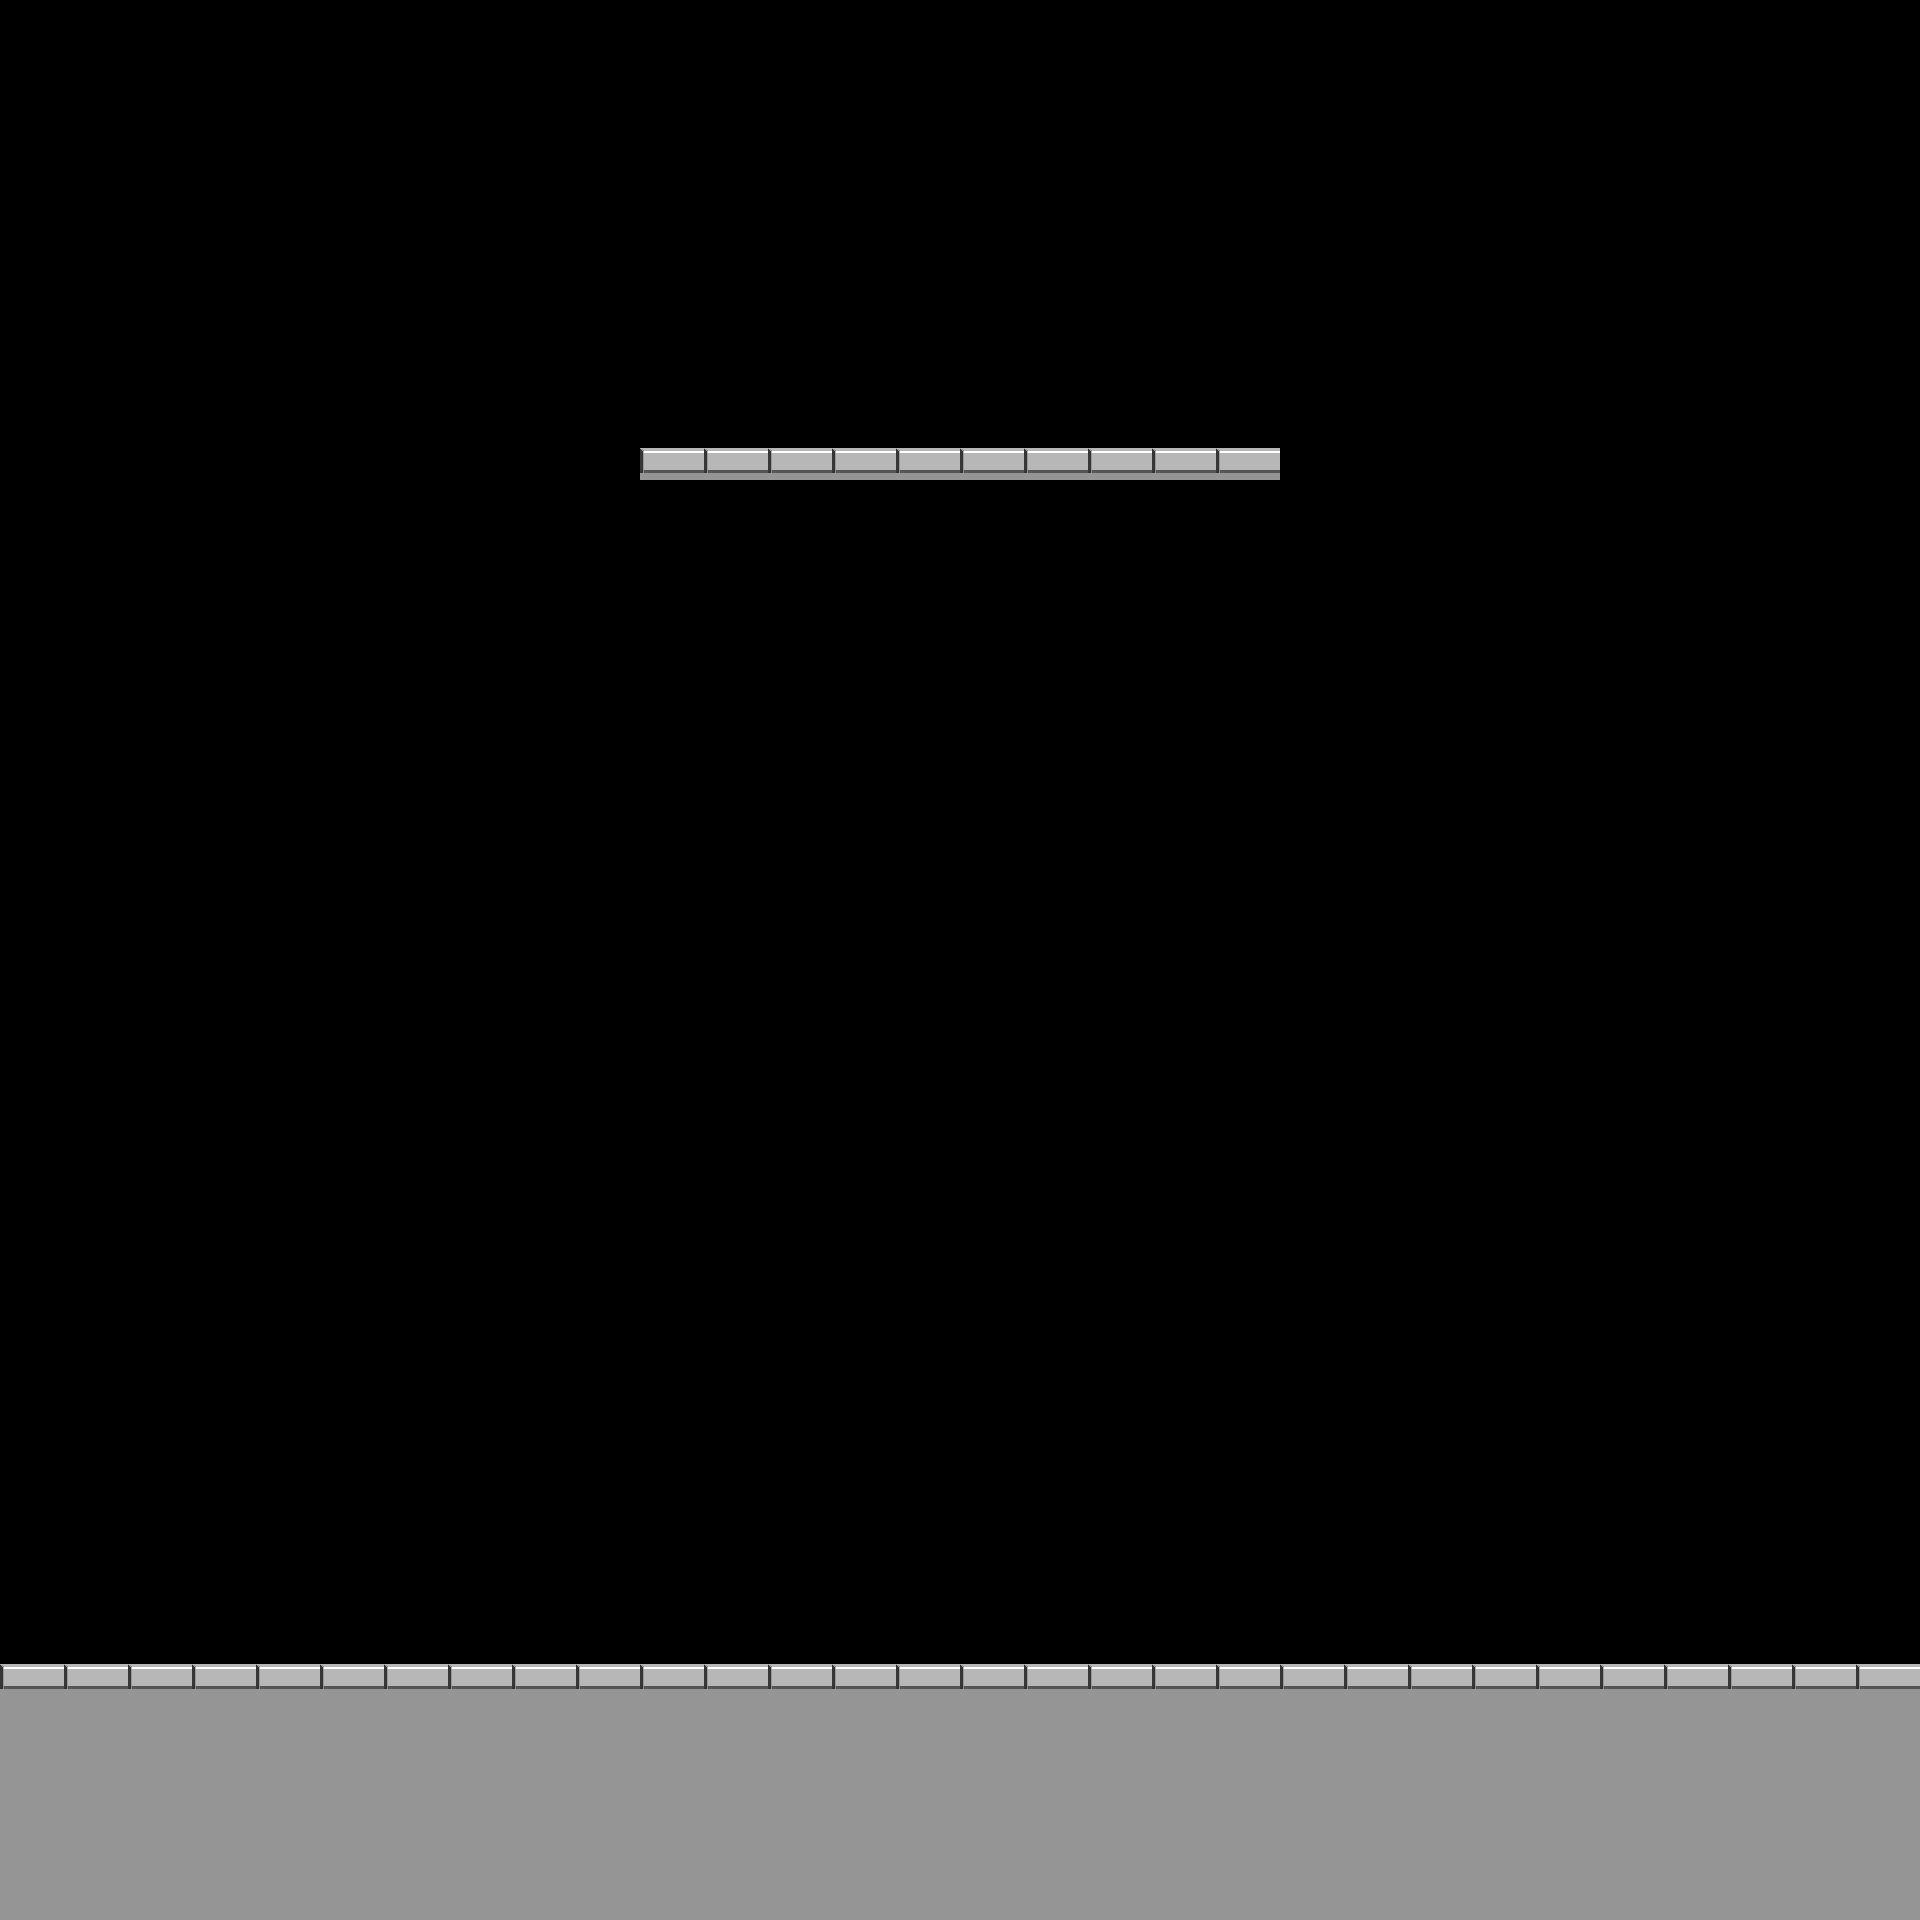

A level layout from a 2D game, rendered from its tile map. Below: a short description, then the map file with its tile-grid data intact:
An orthogonal 30x30 tile map with 64x64 px tiles, 2 tile layers (ground, floor).

<map version="1.10" tiledversion="1.11.2" orientation="orthogonal" renderorder="right-down" width="30" height="30" tilewidth="64" tileheight="64" infinite="0" nextlayerid="3" nextobjectid="1">
 <editorsettings>
  <export target="testmap.lua" format="lua" />
 </editorsettings>
 <tileset firstgid="1" name="tileset-test" tilewidth="64" tileheight="64" tilecount="160" columns="10">
  <image source="../art/tileset/Industrial-TileSheet.png" width="640" height="1024" />
 </tileset>
 <layer id="1" name="ground" width="30" height="30">
  <data encoding="csv">
0,0,0,0,0,0,0,0,0,0,0,0,0,0,0,0,0,0,0,0,0,0,0,0,0,0,0,0,0,0,
0,0,0,0,0,0,0,0,0,0,0,0,0,0,0,0,0,0,0,0,0,0,0,0,0,0,0,0,0,0,
0,0,0,0,0,0,0,0,0,0,0,0,0,0,0,0,0,0,0,0,0,0,0,0,0,0,0,0,0,0,
0,0,0,0,0,0,0,0,0,0,0,0,0,0,0,0,0,0,0,0,0,0,0,0,0,0,0,0,0,0,
0,0,0,0,0,0,0,0,0,0,0,0,0,0,0,0,0,0,0,0,0,0,0,0,0,0,0,0,0,0,
0,0,0,0,0,0,0,0,0,0,0,0,0,0,0,0,0,0,0,0,0,0,0,0,0,0,0,0,0,0,
0,0,0,0,0,0,0,0,0,0,0,0,0,0,0,0,0,0,0,0,0,0,0,0,0,0,0,0,0,0,
0,0,0,0,0,0,0,0,0,0,0,0,0,0,0,0,0,0,0,0,0,0,0,0,0,0,0,0,0,0,
0,0,0,0,0,0,0,0,0,0,0,0,0,0,0,0,0,0,0,0,0,0,0,0,0,0,0,0,0,0,
0,0,0,0,0,0,0,0,0,0,0,0,0,0,0,0,0,0,0,0,0,0,0,0,0,0,0,0,0,0,
0,0,0,0,0,0,0,0,0,0,0,0,0,0,0,0,0,0,0,0,0,0,0,0,0,0,0,0,0,0,
0,0,0,0,0,0,0,0,0,0,0,0,0,0,0,0,0,0,0,0,0,0,0,0,0,0,0,0,0,0,
0,0,0,0,0,0,0,0,0,0,0,0,0,0,0,0,0,0,0,0,0,0,0,0,0,0,0,0,0,0,
0,0,0,0,0,0,0,0,0,0,0,0,0,0,0,0,0,0,0,0,0,0,0,0,0,0,0,0,0,0,
0,0,0,0,0,0,0,0,0,0,0,0,0,0,0,0,0,0,0,0,0,0,0,0,0,0,0,0,0,0,
0,0,0,0,0,0,0,0,0,0,0,0,0,0,0,0,0,0,0,0,0,0,0,0,0,0,0,0,0,0,
0,0,0,0,0,0,0,0,0,0,0,0,0,0,0,0,0,0,0,0,0,0,0,0,0,0,0,0,0,0,
0,0,0,0,0,0,0,0,0,0,0,0,0,0,0,0,0,0,0,0,0,0,0,0,0,0,0,0,0,0,
0,0,0,0,0,0,0,0,0,0,0,0,0,0,0,0,0,0,0,0,0,0,0,0,0,0,0,0,0,0,
0,0,0,0,0,0,0,0,0,0,0,0,0,0,0,0,0,0,0,0,0,0,0,0,0,0,0,0,0,0,
0,0,0,0,0,0,0,0,0,0,0,0,0,0,0,0,0,0,0,0,0,0,0,0,0,0,0,0,0,0,
0,0,0,0,0,0,0,0,0,0,0,0,0,0,0,0,0,0,0,0,0,0,0,0,0,0,0,0,0,0,
0,0,0,0,0,0,0,0,0,0,0,0,0,0,0,0,0,0,0,0,0,0,0,0,0,0,0,0,0,0,
0,0,0,0,0,0,0,0,0,0,0,0,0,0,0,0,0,0,0,0,0,0,0,0,0,0,0,0,0,0,
0,0,0,0,0,0,0,0,0,0,0,0,0,0,0,0,0,0,0,0,0,0,0,0,0,0,0,0,0,0,
0,0,0,0,0,0,0,0,0,0,0,0,0,0,0,0,0,0,0,0,0,0,0,0,0,0,0,0,0,0,
61,61,61,61,61,61,61,61,61,61,61,61,61,61,61,61,61,61,61,61,61,61,61,61,71,71,71,71,71,71,
61,61,61,61,61,61,61,61,61,61,61,61,61,61,61,61,61,61,61,61,61,61,61,61,61,61,61,61,61,61,
61,61,61,61,61,61,61,61,61,61,61,61,61,61,61,61,61,61,61,61,61,61,61,61,61,61,61,61,61,61,
61,61,61,61,61,61,61,61,61,61,61,61,61,61,61,61,61,61,61,61,61,61,61,61,61,61,61,61,61,61
</data>
 </layer>
 <layer id="2" name="floor" width="30" height="30">
  <data encoding="csv">
0,0,0,0,0,0,0,0,0,0,0,0,0,0,0,0,0,0,0,0,0,0,0,0,0,0,0,0,0,0,
0,0,0,0,0,0,0,0,0,0,0,0,0,0,0,0,0,0,0,0,0,0,0,0,0,0,0,0,0,0,
0,0,0,0,0,0,0,0,0,0,0,0,0,0,0,0,0,0,0,0,0,0,0,0,0,0,0,0,0,0,
0,0,0,0,0,0,0,0,0,0,0,0,0,0,0,0,0,0,0,0,0,0,0,0,0,0,0,0,0,0,
0,0,0,0,0,0,0,0,0,0,0,0,0,0,0,0,0,0,0,0,0,0,0,0,0,0,0,0,0,0,
0,0,0,0,0,0,0,0,0,0,0,0,0,0,0,0,0,0,0,0,0,0,0,0,0,0,0,0,0,0,
0,0,0,0,0,0,0,0,0,0,0,0,0,0,0,0,0,0,0,0,0,0,0,0,0,0,0,0,0,0,
0,0,0,0,0,0,0,0,0,0,2,2,2,2,2,2,2,2,2,2,0,0,0,0,0,0,0,0,0,0,
0,0,0,0,0,0,0,0,0,0,0,0,0,0,0,0,0,0,0,0,0,0,0,0,0,0,0,0,0,0,
0,0,0,0,0,0,0,0,0,0,0,0,0,0,0,0,0,0,0,0,0,0,0,0,0,0,0,0,0,0,
0,0,0,0,0,0,0,0,0,0,0,0,0,0,0,0,0,0,0,0,0,0,0,0,0,0,0,0,0,0,
0,0,0,0,0,0,0,0,0,0,0,0,0,0,0,0,0,0,0,0,0,0,0,0,0,0,0,0,0,0,
0,0,0,0,0,0,0,0,0,0,0,0,0,0,0,0,0,0,0,0,0,0,0,0,0,0,0,0,0,0,
0,0,0,0,0,0,0,0,0,0,0,0,0,0,0,0,0,0,0,0,0,0,0,0,0,0,0,0,0,0,
0,0,0,0,0,0,0,0,0,0,0,0,0,0,0,0,0,0,0,0,0,0,0,0,0,0,0,0,0,0,
0,0,0,0,0,0,0,0,0,0,0,0,0,0,0,0,0,0,0,0,0,0,0,0,0,0,0,0,0,0,
0,0,0,0,0,0,0,0,0,0,0,0,0,0,0,0,0,0,0,0,0,0,0,0,0,0,0,0,0,0,
0,0,0,0,0,0,0,0,0,0,0,0,0,0,0,0,0,0,0,0,0,0,0,0,0,0,0,0,0,0,
0,0,0,0,0,0,0,0,0,0,0,0,0,0,0,0,0,0,0,0,0,0,0,0,0,0,0,0,0,0,
0,0,0,0,0,0,0,0,0,0,0,0,0,0,0,0,0,0,0,0,0,0,0,0,0,0,0,0,0,0,
0,0,0,0,0,0,0,0,0,0,0,0,0,0,0,0,0,0,0,0,0,0,0,0,0,0,0,0,0,0,
0,0,0,0,0,0,0,0,0,0,0,0,0,0,0,0,0,0,0,0,0,0,0,0,0,0,0,0,0,0,
0,0,0,0,0,0,0,0,0,0,0,0,0,0,0,0,0,0,0,0,0,0,0,0,0,0,0,0,0,0,
0,0,0,0,0,0,0,0,0,0,0,0,0,0,0,0,0,0,0,0,0,0,0,0,0,0,0,0,0,0,
0,0,0,0,0,0,0,0,0,0,0,0,0,0,0,0,0,0,0,0,0,0,0,0,0,0,0,0,0,0,
0,0,0,0,0,0,0,0,0,0,0,0,0,0,0,0,0,0,0,0,0,0,0,0,0,0,0,0,0,0,
2,2,2,2,2,2,2,2,2,2,2,2,2,2,2,2,2,2,2,2,2,2,2,2,2,2,2,2,2,2,
0,0,0,0,0,0,0,0,0,0,0,0,0,0,0,0,0,0,0,0,0,0,0,0,0,0,0,0,0,0,
0,0,0,0,0,0,0,0,0,0,0,0,0,0,0,0,0,0,0,0,0,0,0,0,0,0,0,0,0,0,
0,0,0,0,0,0,0,0,0,0,0,0,0,0,0,0,0,0,0,0,0,0,0,0,0,0,0,0,0,0
</data>
 </layer>
</map>
